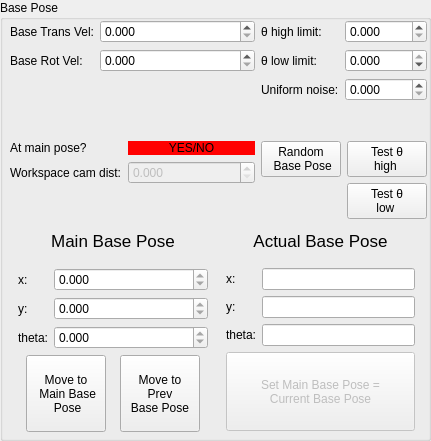
   <widget class="QGroupBox" name="groupBox">
    <property name="geometry">
     <rect>
      <x>10</x>
      <y>20</y>
      <width>431</width>
      <height>441</height>
     </rect>
    </property>
    <property name="title">
     <string>Base Pose</string>
    </property>
    <widget class="QWidget" name="verticalLayoutWidget_2">
     <property name="geometry">
      <rect>
       <x>12</x>
       <y>220</y>
       <width>202</width>
       <height>212</height>
      </rect>
     </property>
     <layout class="QVBoxLayout" name="verticalLayout_2">
      <property name="spacing">
       <number>6</number>
      </property>
      <property name="leftMargin">
       <number>6</number>
      </property>
      <property name="topMargin">
       <number>6</number>
      </property>
      <property name="rightMargin">
       <number>6</number>
      </property>
      <item>
       <widget class="QLabel" name="label_5">
        <property name="sizePolicy">
         <sizepolicy hsizetype="Preferred" vsizetype="Maximum">
          <horstretch>0</horstretch>
          <verstretch>0</verstretch>
         </sizepolicy>
        </property>
        <property name="minimumSize">
         <size>
          <width>0</width>
          <height>0</height>
         </size>
        </property>
        <property name="maximumSize">
         <size>
          <width>16777215</width>
          <height>30</height>
         </size>
        </property>
        <property name="font">
         <font>
          <pointsize>13</pointsize>
          <weight>50</weight>
          <bold>false</bold>
         </font>
        </property>
        <property name="text">
         <string>Main Base Pose</string>
        </property>
        <property name="scaledContents">
         <bool>false</bool>
        </property>
        <property name="alignment">
         <set>Qt::AlignCenter</set>
        </property>
        <property name="wordWrap">
         <bool>true</bool>
        </property>
       </widget>
      </item>
      <item>
       <layout class="QFormLayout" name="formLayout">
        <property name="fieldGrowthPolicy">
         <enum>QFormLayout::AllNonFixedFieldsGrow</enum>
        </property>
        <property name="topMargin">
         <number>6</number>
        </property>
        <item row="0" column="0">
         <widget class="QLabel" name="label_3">
          <property name="text">
           <string>x:</string>
          </property>
         </widget>
        </item>
        <item row="0" column="1">
         <widget class="QDoubleSpinBox" name="x_base_main_spin_box">
          <property name="readOnly">
           <bool>true</bool>
          </property>
          <property name="decimals">
           <number>3</number>
          </property>
          <property name="minimum">
           <double>-99.998999999999995</double>
          </property>
          <property name="maximum">
           <double>99.998999999999995</double>
          </property>
          <property name="singleStep">
           <double>0.001000000000000</double>
          </property>
         </widget>
        </item>
        <item row="1" column="0">
         <widget class="QLabel" name="label_4">
          <property name="text">
           <string>y:</string>
          </property>
         </widget>
        </item>
        <item row="1" column="1">
         <widget class="QDoubleSpinBox" name="y_base_main_spin_box">
          <property name="readOnly">
           <bool>true</bool>
          </property>
          <property name="decimals">
           <number>3</number>
          </property>
          <property name="minimum">
           <double>-99.998999999999995</double>
          </property>
          <property name="maximum">
           <double>99.998999999999995</double>
          </property>
          <property name="singleStep">
           <double>0.001000000000000</double>
          </property>
         </widget>
        </item>
        <item row="2" column="0">
         <widget class="QLabel" name="label_6">
          <property name="text">
           <string>theta:</string>
          </property>
         </widget>
        </item>
        <item row="2" column="1">
         <widget class="QDoubleSpinBox" name="theta_base_main_spin_box">
          <property name="readOnly">
           <bool>true</bool>
          </property>
          <property name="decimals">
           <number>3</number>
          </property>
          <property name="minimum">
           <double>-3.141000000000000</double>
          </property>
          <property name="maximum">
           <double>3.141000000000000</double>
          </property>
          <property name="singleStep">
           <double>0.001000000000000</double>
          </property>
         </widget>
        </item>
       </layout>
      </item>
      <item>
       <layout class="QHBoxLayout" name="horizontalLayout_2">
        <item>
         <widget class="QPushButton" name="move_to_main_base_pose">
          <property name="enabled">
           <bool>true</bool>
          </property>
          <property name="sizePolicy">
           <sizepolicy hsizetype="Maximum" vsizetype="Minimum">
            <horstretch>0</horstretch>
            <verstretch>0</verstretch>
           </sizepolicy>
          </property>
          <property name="text">
           <string>Move to 
 Main Base 
 Pose</string>
          </property>
         </widget>
        </item>
        <item>
         <widget class="QPushButton" name="move_to_prev_base_pose">
          <property name="sizePolicy">
           <sizepolicy hsizetype="Maximum" vsizetype="Minimum">
            <horstretch>0</horstretch>
            <verstretch>0</verstretch>
           </sizepolicy>
          </property>
          <property name="text">
           <string>Move to
Prev 
Base Pose</string>
          </property>
          <property name="checkable">
           <bool>true</bool>
          </property>
         </widget>
        </item>
       </layout>
      </item>
     </layout>
    </widget>
    <widget class="QWidget" name="verticalLayoutWidget_3">
     <property name="geometry">
      <rect>
       <x>220</x>
       <y>220</y>
       <width>201</width>
       <height>211</height>
      </rect>
     </property>
     <layout class="QVBoxLayout" name="verticalLayout_3">
      <property name="spacing">
       <number>6</number>
      </property>
      <property name="leftMargin">
       <number>6</number>
      </property>
      <property name="topMargin">
       <number>6</number>
      </property>
      <property name="rightMargin">
       <number>6</number>
      </property>
      <item>
       <widget class="QLabel" name="label_7">
        <property name="sizePolicy">
         <sizepolicy hsizetype="Preferred" vsizetype="Maximum">
          <horstretch>0</horstretch>
          <verstretch>0</verstretch>
         </sizepolicy>
        </property>
        <property name="minimumSize">
         <size>
          <width>0</width>
          <height>0</height>
         </size>
        </property>
        <property name="maximumSize">
         <size>
          <width>16777215</width>
          <height>30</height>
         </size>
        </property>
        <property name="font">
         <font>
          <pointsize>13</pointsize>
          <weight>50</weight>
          <bold>false</bold>
         </font>
        </property>
        <property name="text">
         <string>Actual Base Pose</string>
        </property>
        <property name="scaledContents">
         <bool>false</bool>
        </property>
        <property name="alignment">
         <set>Qt::AlignCenter</set>
        </property>
        <property name="wordWrap">
         <bool>true</bool>
        </property>
       </widget>
      </item>
      <item>
       <layout class="QFormLayout" name="formLayout_2">
        <property name="fieldGrowthPolicy">
         <enum>QFormLayout::AllNonFixedFieldsGrow</enum>
        </property>
        <property name="topMargin">
         <number>6</number>
        </property>
        <item row="0" column="0">
         <widget class="QLabel" name="label_8">
          <property name="text">
           <string>x:</string>
          </property>
         </widget>
        </item>
        <item row="0" column="1">
         <widget class="QLineEdit" name="x_base_actual_line">
          <property name="readOnly">
           <bool>true</bool>
          </property>
         </widget>
        </item>
        <item row="1" column="0">
         <widget class="QLabel" name="label_9">
          <property name="text">
           <string>y:</string>
          </property>
         </widget>
        </item>
        <item row="1" column="1">
         <widget class="QLineEdit" name="y_base_actual_line">
          <property name="readOnly">
           <bool>true</bool>
          </property>
         </widget>
        </item>
        <item row="2" column="0">
         <widget class="QLabel" name="label_10">
          <property name="text">
           <string>theta:</string>
          </property>
         </widget>
        </item>
        <item row="2" column="1">
         <widget class="QLineEdit" name="theta_base_actual_line">
          <property name="readOnly">
           <bool>true</bool>
          </property>
         </widget>
        </item>
       </layout>
      </item>
      <item>
       <widget class="QPushButton" name="main_base_to_current">
        <property name="enabled">
         <bool>false</bool>
        </property>
        <property name="sizePolicy">
         <sizepolicy hsizetype="Minimum" vsizetype="Minimum">
          <horstretch>0</horstretch>
          <verstretch>0</verstretch>
         </sizepolicy>
        </property>
        <property name="minimumSize">
         <size>
          <width>0</width>
          <height>0</height>
         </size>
        </property>
        <property name="text">
         <string>Set Main Base Pose =
Current Base Pose</string>
        </property>
       </widget>
      </item>
     </layout>
    </widget>
    <widget class="QWidget" name="gridLayoutWidget">
     <property name="geometry">
      <rect>
       <x>10</x>
       <y>20</y>
       <width>417</width>
       <height>199</height>
      </rect>
     </property>
     <layout class="QGridLayout" name="gridLayout">
      <item row="0" column="1">
       <layout class="QFormLayout" name="formLayout_9">
        <property name="fieldGrowthPolicy">
         <enum>QFormLayout::AllNonFixedFieldsGrow</enum>
        </property>
        <item row="0" column="0">
         <widget class="QLabel" name="label_33">
          <property name="text">
           <string>θ high limit:</string>
          </property>
         </widget>
        </item>
        <item row="0" column="1">
         <widget class="QDoubleSpinBox" name="base_theta_high_limit">
          <property name="decimals">
           <number>3</number>
          </property>
          <property name="maximum">
           <double>3.141000000000000</double>
          </property>
          <property name="singleStep">
           <double>0.010000000000000</double>
          </property>
         </widget>
        </item>
        <item row="1" column="0">
         <widget class="QLabel" name="label_34">
          <property name="text">
           <string>θ low limit:</string>
          </property>
         </widget>
        </item>
        <item row="1" column="1">
         <widget class="QDoubleSpinBox" name="base_theta_low_limit">
          <property name="decimals">
           <number>3</number>
          </property>
          <property name="minimum">
           <double>-3.142000000000000</double>
          </property>
          <property name="maximum">
           <double>0.000000000000000</double>
          </property>
          <property name="singleStep">
           <double>0.010000000000000</double>
          </property>
         </widget>
        </item>
        <item row="2" column="0">
         <widget class="QLabel" name="label_39">
          <property name="text">
           <string>Uniform noise:</string>
          </property>
         </widget>
        </item>
        <item row="2" column="1">
         <widget class="QDoubleSpinBox" name="base_uniform_noise">
          <property name="decimals">
           <number>3</number>
          </property>
          <property name="singleStep">
           <double>0.001000000000000</double>
          </property>
         </widget>
        </item>
       </layout>
      </item>
      <item row="0" column="0">
       <layout class="QFormLayout" name="formLayout_7">
        <property name="fieldGrowthPolicy">
         <enum>QFormLayout::AllNonFixedFieldsGrow</enum>
        </property>
        <item row="0" column="0">
         <widget class="QLabel" name="label_32">
          <property name="text">
           <string>Base Trans Vel:</string>
          </property>
         </widget>
        </item>
        <item row="0" column="1">
         <widget class="QDoubleSpinBox" name="base_trans_vel">
          <property name="decimals">
           <number>3</number>
          </property>
          <property name="maximum">
           <double>1.000000000000000</double>
          </property>
          <property name="singleStep">
           <double>0.001000000000000</double>
          </property>
         </widget>
        </item>
        <item row="1" column="0">
         <widget class="QLabel" name="label_36">
          <property name="text">
           <string>Base Rot Vel:</string>
          </property>
         </widget>
        </item>
        <item row="1" column="1">
         <widget class="QDoubleSpinBox" name="base_rot_vel">
          <property name="decimals">
           <number>3</number>
          </property>
          <property name="maximum">
           <double>1.000000000000000</double>
          </property>
          <property name="singleStep">
           <double>0.001000000000000</double>
          </property>
         </widget>
        </item>
       </layout>
      </item>
      <item row="1" column="0">
       <layout class="QFormLayout" name="formLayout_10">
        <item row="1" column="0">
         <widget class="QLabel" name="label_37">
          <property name="text">
           <string>Workspace cam dist:</string>
          </property>
         </widget>
        </item>
        <item row="1" column="1">
         <widget class="QDoubleSpinBox" name="cam_workspace_dist">
          <property name="enabled">
           <bool>false</bool>
          </property>
          <property name="decimals">
           <number>3</number>
          </property>
          <property name="maximum">
           <double>10.000000000000000</double>
          </property>
          <property name="singleStep">
           <double>0.001000000000000</double>
          </property>
         </widget>
        </item>
        <item row="0" column="0">
         <widget class="QLabel" name="label_38">
          <property name="text">
           <string>At main pose?</string>
          </property>
         </widget>
        </item>
        <item row="0" column="1">
         <widget class="QLabel" name="base_at_main_label">
          <property name="styleSheet">
           <string notr="true">QLabel { background-color : red; color : black; }</string>
          </property>
          <property name="text">
           <string>YES/NO</string>
          </property>
          <property name="alignment">
           <set>Qt::AlignCenter</set>
          </property>
         </widget>
        </item>
       </layout>
      </item>
      <item row="1" column="1">
       <layout class="QGridLayout" name="gridLayout_2">
        <item row="0" column="0">
         <widget class="QPushButton" name="randomize_base_pose">
          <property name="sizePolicy">
           <sizepolicy hsizetype="Maximum" vsizetype="Minimum">
            <horstretch>0</horstretch>
            <verstretch>0</verstretch>
           </sizepolicy>
          </property>
          <property name="text">
           <string>Random 
 Base Pose</string>
          </property>
         </widget>
        </item>
        <item row="0" column="1">
         <widget class="QPushButton" name="test_theta_high">
          <property name="sizePolicy">
           <sizepolicy hsizetype="Maximum" vsizetype="Fixed">
            <horstretch>0</horstretch>
            <verstretch>0</verstretch>
           </sizepolicy>
          </property>
          <property name="text">
           <string>Test θ 
high </string>
          </property>
         </widget>
        </item>
        <item row="1" column="1">
         <widget class="QPushButton" name="test_theta_low">
          <property name="sizePolicy">
           <sizepolicy hsizetype="Maximum" vsizetype="Fixed">
            <horstretch>0</horstretch>
            <verstretch>0</verstretch>
           </sizepolicy>
          </property>
          <property name="text">
           <string>Test θ 
low </string>
          </property>
         </widget>
        </item>
       </layout>
      </item>
     </layout>
    </widget>
   </widget>
